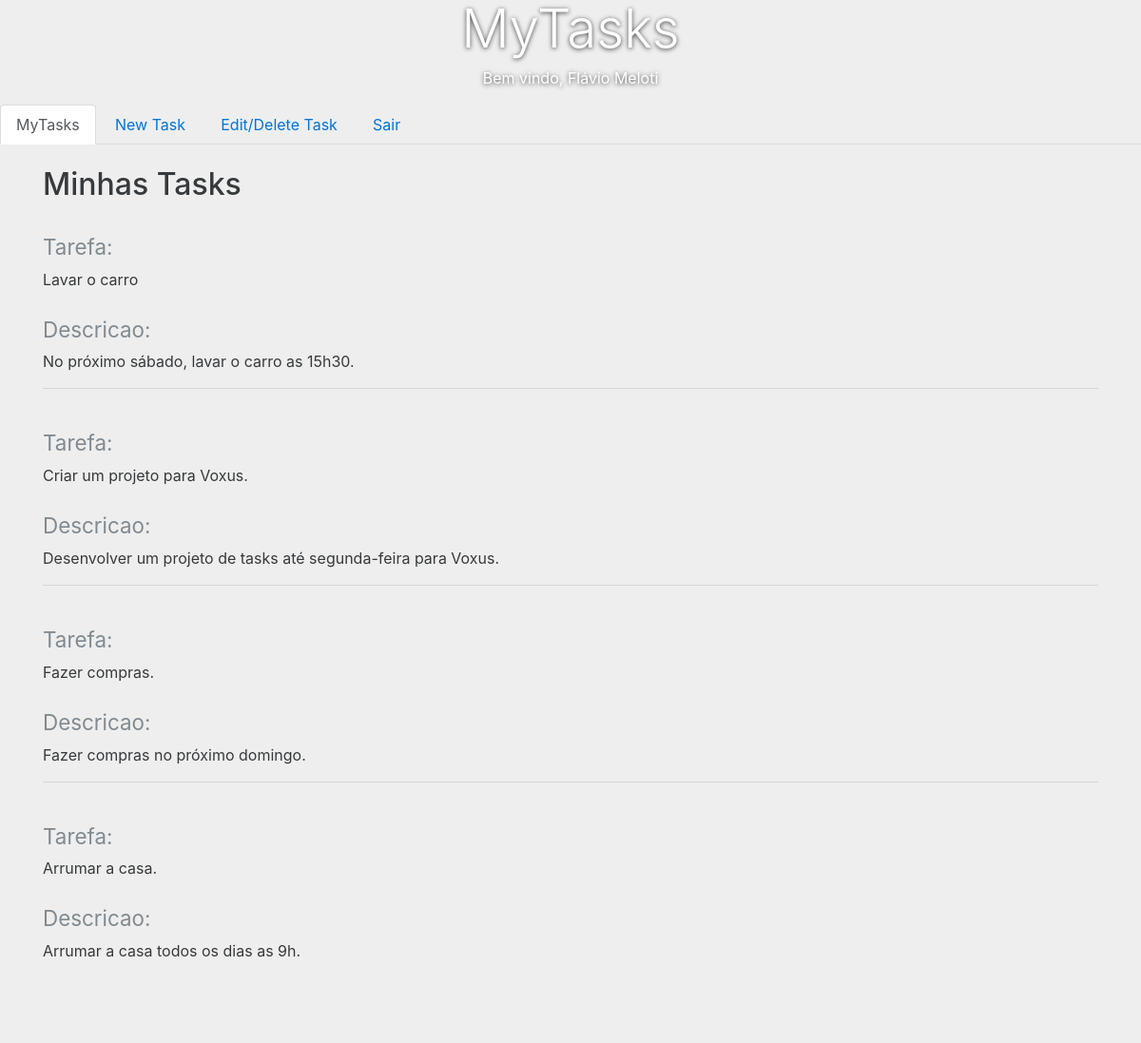
Screenshot of /tarefas.php (signed in) with the database file from the repository.
### tables this page shows
CREATE TABLE IF NOT EXISTS `tasks` (
  `id` int(11) NOT NULL AUTO_INCREMENT,
  `id_usuario` int(11) NOT NULL,
  `nome` varchar(255) NOT NULL,
  `descricao` text NOT NULL,
  PRIMARY KEY (`id`),
  KEY `id_fk_usuario` (`id_usuario`)
);

### mytasks.php (the view, shortened to what this page needs)
<?php
    include("conexao.php");
    $id_usuario =  $_SESSION['usuId'];
    $buscaTasks = "SELECT * FROM tasks WHERE id_usuario = $id_usuario";
    $resul = mysqli_query($conexao, $buscaTasks);
    while ($resultado = mysqli_fetch_array($resul, MYSQLI_ASSOC)) {
        echo "<h3><small class='text-muted'>Tarefa:</small></h3> ".$resultado['nome'] . "</br></br>";
        echo "<h3><small class='text-muted'>Descricao:</small></h3> ".$resultado['descricao'] . "</br>";
        echo "<hr>";
    }
?>

### tarefas.php (shortened to what this page needs)
<!DOCTYPE html>
<html lang="pt-BR">
    <head>
        <link rel="stylesheet" href="bootstrap/css/bootstrap.min.css">
		<link rel="stylesheet" href="bootstrap/css/signin.css">
        <link rel="stylesheet" href="css/estilo.css">
    </head>
    <body>
        <header class="task">
            <h1 class="display-4">MyTasks</h1>
            <p>Bem vindo, <?php echo $_SESSION['usuNome']; ?></p>
        </header>
        <ul class="nav nav-tabs">
            <li class="nav-item">
                <a class="nav-link active" href="tarefas.php">MyTasks</a>
            </li>
            <li class="nav-item">
                <a class="nav-link" href="novaTarefa.php">New Task</a>
            </li>
            <li class="nav-item">
						<a class="nav-link" href="editaTarefa.php">Edit/Delete Task</a>
			</li>
            <li class="nav-item">
                <a class="nav-link" href="sair.php">Sair</a>
            </li>
        </ul>
        <div class="container">
            <h2 class="form-signin-heading">Minhas Tasks</h2>
                <?php
                    include("mytasks.php");
                ?>
        </div>
    </body>
</html>

### css/estilo.css (style rules this page uses)
header.task { background: url("https://images.pexels.com/photos/140945/pexels-photo-140945.jpeg?w=940&h=650&auto=compress&cs=tinysrgb") no-repeat center center fixed; background-size: cover; color: #fff; text-align: center; text-shadow: 0 1px 5px rgba(0,0,0,.75); }

### rows the page displays
tasks: nome "Lavar o carro", descricao "No próximo sábado, lavar o carro as 15h30."
tasks: nome "Criar um projeto para Voxus.", descricao "Desenvolver um projeto de tasks até segunda-feira para Voxus."
tasks: nome "Fazer compras.", descricao "Fazer compras no próximo domingo."
tasks: nome "Arrumar a casa.", descricao "Arrumar a casa todos os dias as 9h."

### other values shown
$_SESSION['usuNome'] "Flávio Meloti"
